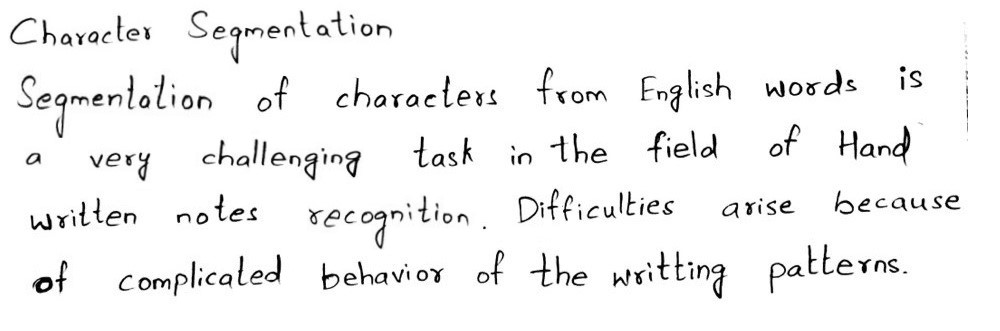
#> input picture AI - Search functionalty in HandWritten docs/Code/char_seg.jpg, 1000 x 331 px
$ jupyter execute line_segmentation.ipynb
#> lines starting #> are read from the running program, lines starting #| are printed output that depends on the picture
[cell 1]
import cv2
from matplotlib import pyplot as plt
import numpy as np
import math

[cell 2]
def showImg(img, cmap=None):
#     plt.imshow(img, cmap=cmap, interpolation = 'bicubic')
    plt.imshow(img, cmap=cmap)
    plt.xticks([]), plt.yticks([])  # to hide tick values on X and Y axis
    plt.show()

[cell 3]
img1 = cv2.imread('char_seg.jpg')
#> img1 is the input picture: shape (331, 1000, 3); min 0, max 255, mean 243.3
showImg(img1, cmap='gray')

[cell 4]
print(img1.ndim)
#| 3
print(img1.shape)
#| (331, 1000, 3)

[cell 5]
img2 = cv2.cvtColor(img1, cv2.COLOR_BGR2GRAY)
print(img2.shape)
#| (331, 1000)

[cell 6]
showImg(img2, cmap='gray')

[cell 7]
img3 = np.transpose(img2)
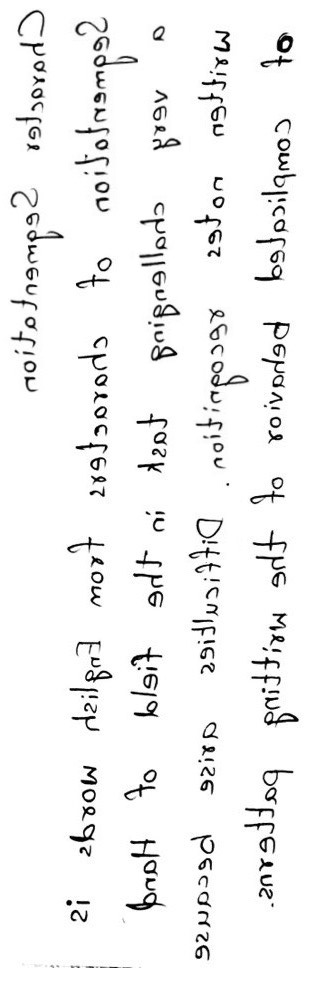
#> img3: shape (1000, 331); min 0, max 255, mean 243.3
showImg(img3, cmap='gray')

[cell 8]
def createKernel(kernelSize, sigma, theta):
    "create anisotropic filter kernel according to given parameters"
#> called with kernelSize = 9, sigma = 4, theta = 5
    assert kernelSize % 2 # must be odd size
    halfSize = kernelSize // 2

    kernel = np.zeros([kernelSize, kernelSize])
    sigmaX = sigma
    sigmaY = sigma * theta

    for i in range(kernelSize):
        for j in range(kernelSize):
            x = i - halfSize
            y = j - halfSize

            expTerm = np.exp(-x**2 / (2 * sigmaX) - y**2 / (2 * sigmaY))
            xTerm = (x**2 - sigmaX**2) / (2 * math.pi * sigmaX**5 * sigmaY)
            yTerm = (y**2 - sigmaY**2) / (2 * math.pi * sigmaY**5 * sigmaX)

            kernel[i, j] = (xTerm + yTerm) * expTerm

    kernel = kernel / np.sum(kernel)
    return kernel

[cell 9]
imgFiltered1 = cv2.filter2D(img3, -1, createKernel(9, 4, 5), borderType=cv2.BORDER_REPLICATE)
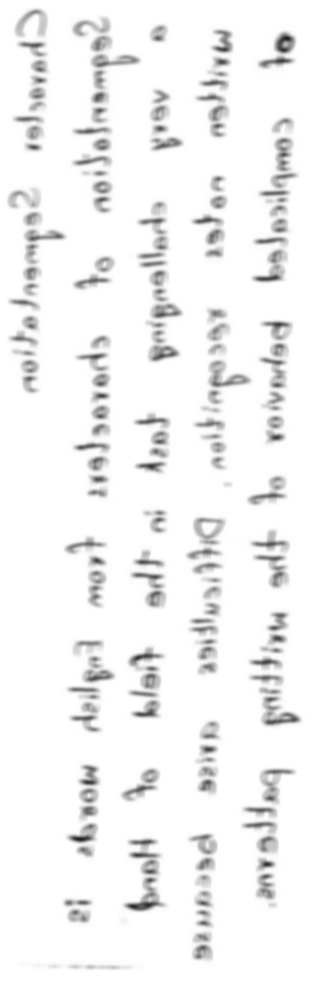
#> imgFiltered1: shape (1000, 331); min 28, max 255, mean 243.4
showImg(imgFiltered1, cmap='gray')

[cell 10]
def applySummFunctin(img):
    res = np.sum(img, axis = 0)    #  summ elements in columns
    return res

def normalize(img):
    (m, s) = cv2.meanStdDev(img)
#> m = [243.4]; s = [29.05]
    m = m[0][0]
#> m = 243.4
    s = s[0][0]
#> s = 29.05
    img = img - m
    img = img / s if s>0 else img
    return img
img4 = normalize(imgFiltered1)

(m, s) = cv2.meanStdDev(imgFiltered1)
#> m = [243.4]; s = [29.05]
m[0][0]
#> Out = 243.4

[cell 11]
summ = applySummFunctin(img4)
#> in applySummFunctin, `res = np.sum(img, axis = 0)`: res = 331 values, max 400.7 at index 0, min -1034.2 at index 276, mean 3.8e-12
#> summ has the same summary as res in applySummFunctin
print(summ.ndim)
#| 1
print(summ.shape)
#| (331,)

[cell 12]
plt.plot(summ)
plt.show()
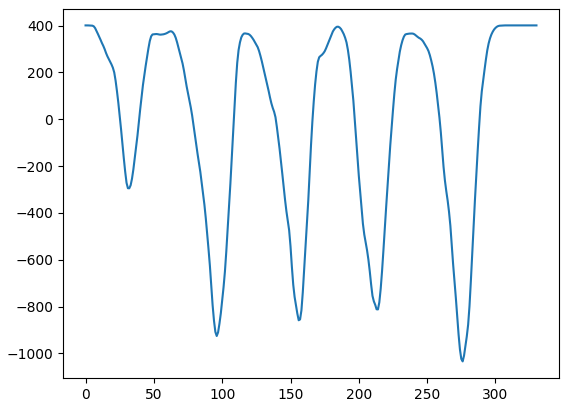
#> figure drawn by matplotlib, 1 panel; curve peaks at x = 0, y = 400.7

[cell 13]
def smooth(x, window_len=11, window='hanning'):
#     if x.ndim != 1:
#         raise ValueError("smooth only accepts 1 dimension arrays.")
#> called with x = array of shape (331,), window_len = 35, window = 'hanning'
    if x.size < window_len:
        raise ValueError("Input vector needs to be bigger than window size.")
    if window_len<3:
        return x
    if not window in ['flat', 'hanning', 'hamming', 'bartlett', 'blackman']:
        raise ValueError("Window is on of 'flat', 'hanning', 'hamming', 'bartlett', 'blackman'")
    s = np.r_[x[window_len-1:0:-1],x,x[-2:-window_len-1:-1]]
#> s = 399 values, max 400.7 at index 33, min -1034.2 at index 310, mean 47.01
    #print(len(s))
    if window == 'flat': #moving average
        w = np.ones(window_len,'d')
    else:
        w = eval('np.'+window+'(window_len)')

    y = np.convolve(w/w.sum(),s,mode='valid')
#> y = 365 values, max 400.7 at index 340, min -738.5 at index 292, mean 34.02
    return y

[cell 14]
windows=['flat', 'hanning', 'hamming', 'bartlett', 'blackman']
smoothed = smooth(summ, 35)
#> smoothed has the same summary as y in smooth
plt.plot(smoothed)
plt.show()
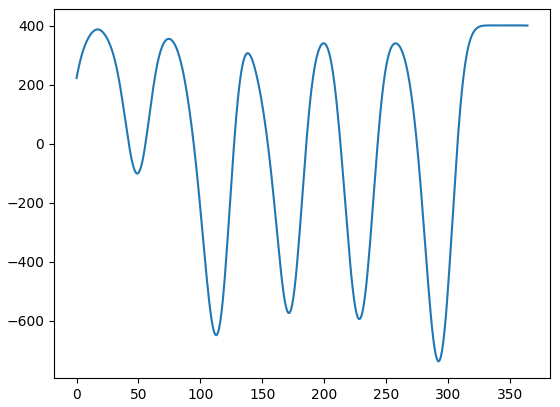
#> figure drawn by matplotlib, 1 panel; curve peaks at x = 340, y = 400.7

[cell 15]
from scipy.signal import argrelmin
mins = argrelmin(smoothed, order=2)
#> mins = ([49, 113, 171, 228, 292],)
arr_mins = np.array(mins)
#> arr_mins = [[49, 113, 171, 228, 292]]

[cell 16]
plt.plot(smoothed)
plt.plot(arr_mins, smoothed[arr_mins], "x")
plt.show()
#> figure, not shown here; curve peaks at x = 340, y = 400.7

[cell 17]
img4.shape
#> Out = (1000, 331)

[cell 18]
def crop_text_to_lines(text, blanks):
    x1 = 0
    y = 0
    lines = []
    for i, blank in enumerate(blanks):
        x2 = blank
        print("x1=", x1, ", x2=", x2, ", Diff= ", x2-x1)
        line = text[:, x1:x2]
        lines.append(line)
        x1 = blank
#> this loop made 5 passes
#> (blank, x2, x1) on passes 1 to 5: (49, 49, 49), (113, 113, 113), (171, 171, 171), (228, 228, 228), (292, 292, 292)
#| x1= 0 , x2= 49 , Diff=  49
#| x1= 49 , x2= 113 , Diff=  64
#| x1= 113 , x2= 171 , Diff=  58
#| x1= 171 , x2= 228 , Diff=  57
#| x1= 228 , x2= 292 , Diff=  64
#> pass 1, in crop_text_to_lines, `line = text[:, x1:x2]`:
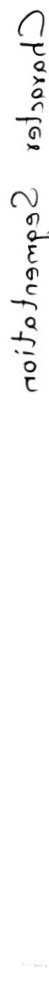
#> line: shape (1000, 49); min 0, max 255, mean 247.5
#> pass 2, in crop_text_to_lines, `line = text[:, x1:x2]`:
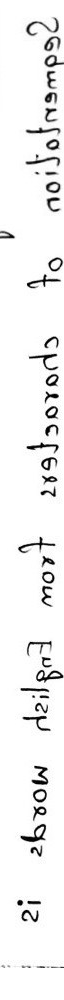
#> line: shape (1000, 64); min 0, max 255, mean 241
#> after the loop, lines = 5 items
    return lines

def display_lines(lines_arr, orient='vertical'):
    plt.figure(figsize=(30, 30))
    if not orient in ['vertical', 'horizontal']:
        raise ValueError("Orientation is on of 'vertical', 'horizontal', defaul = 'vertical'")
    if orient == 'vertical':
        for i, l in enumerate(lines_arr):
            line = l
            plt.subplot(2, 10, i+1)  # A grid of 2 rows x 10 columns
            plt.axis('off')
            plt.title("Line #{0}".format(i))
            _ = plt.imshow(line, cmap='gray', interpolation = 'bicubic')
            plt.xticks([]), plt.yticks([])  # to hide tick values on X and Y axis
    else:
            for i, l in enumerate(lines_arr):
                if i==1:
                    line = l
                    plt.subplot(40, 1, i+1)  # A grid of 40 rows x 1 columns
                    plt.axis('off')
                    plt.title("Line #{0}".format(i))
                    _ = plt.imshow(line, cmap='gray', interpolation = 'bicubic')
                    plt.xticks([]), plt.yticks([])  # to hide tick values on X and Y axis
    plt.figure(figsize = (15,10))
    plt.show()

[cell 19]
found_lines = crop_text_to_lines(img3, arr_mins[0])
#> found_lines = 5 items

[cell 20]
display_lines(found_lines)
#> the loop in display_lines, `for i, l in enumerate(lines_arr):` made 5 passes
#> in display_lines, `plt.show()`:
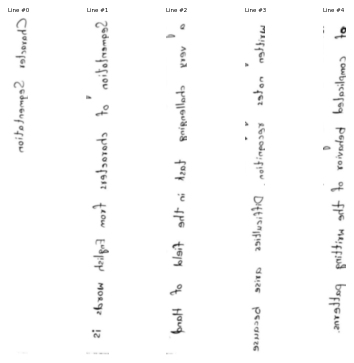
#> figure drawn by matplotlib, 5 panels

[cell 21]
def transpose_lines(lines):
    res = []
    for l in lines:
        line = np.transpose(l)
        res.append(line)
#> this loop made 5 passes
#> pass 2, in transpose_lines, `line = np.transpose(l)`:
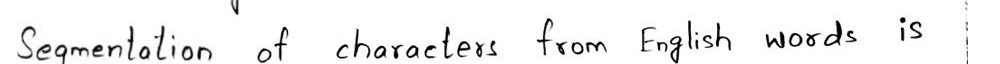
#> line: shape (64, 1000); min 0, max 255, mean 241
#> pass 3, in transpose_lines, `line = np.transpose(l)`:
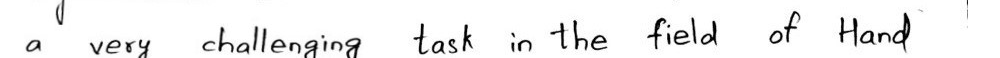
#> line: shape (58, 1000); min 0, max 255, mean 240.9
#> after the loop, res = 5 items
    return res

[cell 22]
res_lines = transpose_lines(found_lines)
#> res_lines = 5 items

[cell 23]
display_lines(res_lines)
#> call 2 of display_lines, with orient = 'vertical'
#> the loop in display_lines (call 2), `for i, l in enumerate(lines_arr):` made 5 passes
#> in display_lines (call 2), `plt.show()`:
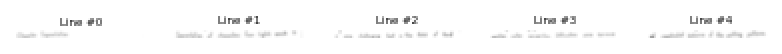
#> figure drawn by matplotlib, 5 panels

[cell 24]
plt.imshow(res_lines[1],cmap='gray')

[cell 25]
count = 0
for i in res_lines:
    count = count+1
    plt.imsave('data/line{0}.jpg'.format(count),i,cmap='gray')
#> after the loop, count = 5

[cell 26]
for i in range(5):
    plt.figure(figsize=(20,20))
#     plt.xticks([]), plt.yticks([])
    plt.imshow(res_lines[i],cmap='gray')
    print('line{0}'.format(i+1))
    plt.show()
